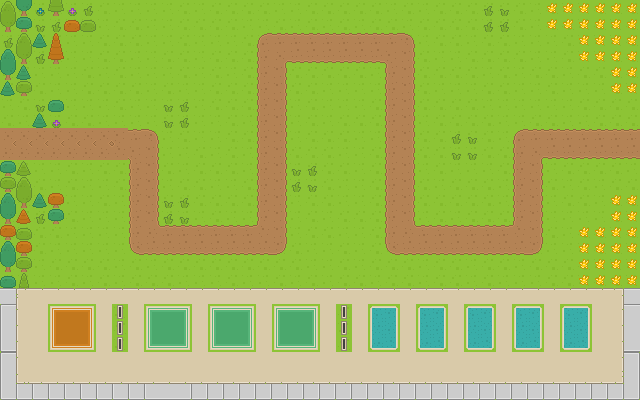

A 2D game scene composited from a Tiled map and its tileset images. What follows is a short description and the map's XML, with each tile layer's data collapsed to a summary:
An orthogonal 40x25 tile map with 16x16 px tiles, 5 tile layers (Ground, Walkways, Houses-n-Fences, Trees-n-Bushes, ...).

<map version="1.10" tiledversion="1.11.2" orientation="orthogonal" renderorder="right-down" width="40" height="25" tilewidth="16" tileheight="16" infinite="0" nextlayerid="7" nextobjectid="18">
 <tileset firstgid="1" name="rougelike-sheet" tilewidth="16" tileheight="16" spacing="1" tilecount="1767" columns="57">
  <image source="roguelikeSheet_transparent.png" width="968" height="526" />
  <tile id="404">
   <properties>
    <property name="path" type="bool" value="true" />
   </properties>
  </tile>
  <tile id="405">
   <properties>
    <property name="path" type="bool" value="true" />
   </properties>
  </tile>
  <tile id="406">
   <properties>
    <property name="path" type="bool" value="true" />
   </properties>
  </tile>
  <tile id="407">
   <properties>
    <property name="path" type="bool" value="true" />
   </properties>
  </tile>
  <tile id="408">
   <properties>
    <property name="path" type="bool" value="true" />
   </properties>
  </tile>
  <tile id="461">
   <properties>
    <property name="path" type="bool" value="true" />
   </properties>
  </tile>
  <tile id="462">
   <properties>
    <property name="path" type="bool" value="true" />
   </properties>
  </tile>
  <tile id="463">
   <properties>
    <property name="path" type="bool" value="true" />
   </properties>
  </tile>
  <tile id="464">
   <properties>
    <property name="path" type="bool" value="true" />
   </properties>
  </tile>
  <tile id="465">
   <properties>
    <property name="path" type="bool" value="true" />
   </properties>
  </tile>
  <tile id="518">
   <properties>
    <property name="path" type="bool" value="true" />
   </properties>
  </tile>
  <tile id="519">
   <properties>
    <property name="path" type="bool" value="true" />
   </properties>
  </tile>
  <tile id="520">
   <properties>
    <property name="path" type="bool" value="true" />
   </properties>
  </tile>
  <tile id="521">
   <properties>
    <property name="path" type="bool" value="true" />
   </properties>
  </tile>
  <tile id="522">
   <properties>
    <property name="path" type="bool" value="true" />
   </properties>
  </tile>
  <tile id="575">
   <properties>
    <property name="path" type="bool" value="true" />
   </properties>
  </tile>
  <tile id="576">
   <properties>
    <property name="path" type="bool" value="true" />
   </properties>
  </tile>
  <tile id="577">
   <properties>
    <property name="path" type="bool" value="true" />
   </properties>
  </tile>
  <tile id="578">
   <properties>
    <property name="path" type="bool" value="true" />
   </properties>
  </tile>
  <tile id="579">
   <properties>
    <property name="path" type="bool" value="true" />
   </properties>
  </tile>
  <tile id="632">
   <properties>
    <property name="path" type="bool" value="true" />
   </properties>
  </tile>
  <tile id="633">
   <properties>
    <property name="path" type="bool" value="true" />
   </properties>
  </tile>
  <tile id="634">
   <properties>
    <property name="path" type="bool" value="true" />
   </properties>
  </tile>
  <tile id="635">
   <properties>
    <property name="path" type="bool" value="true" />
   </properties>
  </tile>
  <tile id="636">
   <properties>
    <property name="path" type="bool" value="true" />
   </properties>
  </tile>
  <tile id="689">
   <properties>
    <property name="path" type="bool" value="true" />
   </properties>
  </tile>
  <tile id="690">
   <properties>
    <property name="path" type="bool" value="true" />
   </properties>
  </tile>
  <tile id="691">
   <properties>
    <property name="path" type="bool" value="true" />
   </properties>
  </tile>
  <tile id="692">
   <properties>
    <property name="path" type="bool" value="true" />
   </properties>
  </tile>
  <tile id="693">
   <properties>
    <property name="path" type="bool" value="true" />
   </properties>
  </tile>
 </tileset>
 <layer id="2" name="Ground" width="40" height="25" locked="1">
  <data>[1000 cells, 1000 non-empty, 2 distinct tile ids]</data>
 </layer>
 <layer id="4" name="Walkways" width="40" height="25" locked="1">
  <data>[1000 cells, 152 non-empty, 12 distinct tile ids]</data>
 </layer>
 <layer id="3" name="Houses-n-Fences" width="40" height="25" locked="1">
  <data>[1000 cells, 0 non-empty, 0 distinct tile ids]</data>
 </layer>
 <layer id="1" name="Trees-n-Bushes" width="40" height="25" locked="1">
  <data>[1000 cells, 112 non-empty, 22 distinct tile ids]</data>
 </layer>
 <layer id="6" name="Forbidden" width="40" height="25">
  <data>[1000 cells, 296 non-empty, 47 distinct tile ids]</data>
 </layer>
</map>
